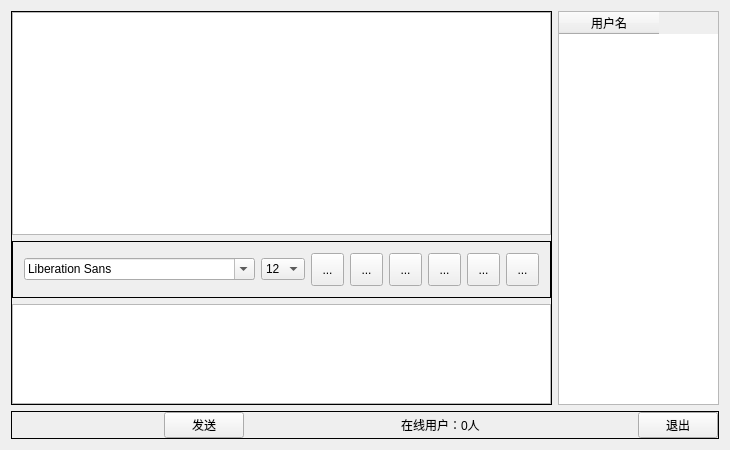
<?xml version="1.0" encoding="UTF-8"?>
<ui version="4.0">
 <class>Widget</class>
 <widget class="QWidget" name="Widget">
  <property name="geometry">
   <rect>
    <x>0</x>
    <y>0</y>
    <width>730</width>
    <height>450</height>
   </rect>
  </property>
  <property name="windowTitle">
   <string>Widget</string>
  </property>
  <layout class="QVBoxLayout" name="verticalLayout_5">
   <item>
    <widget class="QWidget" name="widget_6" native="true">
     <layout class="QVBoxLayout" name="verticalLayout_4">
      <property name="leftMargin">
       <number>0</number>
      </property>
      <property name="topMargin">
       <number>0</number>
      </property>
      <property name="rightMargin">
       <number>0</number>
      </property>
      <property name="bottomMargin">
       <number>0</number>
      </property>
      <item>
       <widget class="QWidget" name="widget_4" native="true">
        <layout class="QHBoxLayout" name="horizontalLayout_3">
         <property name="leftMargin">
          <number>0</number>
         </property>
         <property name="topMargin">
          <number>0</number>
         </property>
         <property name="rightMargin">
          <number>0</number>
         </property>
         <property name="bottomMargin">
          <number>0</number>
         </property>
         <item>
          <widget class="QFrame" name="frame_3">
           <property name="frameShape">
            <enum>QFrame::Box</enum>
           </property>
           <layout class="QVBoxLayout" name="verticalLayout_2">
            <property name="leftMargin">
             <number>0</number>
            </property>
            <property name="topMargin">
             <number>0</number>
            </property>
            <property name="rightMargin">
             <number>0</number>
            </property>
            <property name="bottomMargin">
             <number>0</number>
            </property>
            <item>
             <widget class="QWidget" name="widget" native="true">
              <layout class="QVBoxLayout" name="verticalLayout">
               <property name="leftMargin">
                <number>0</number>
               </property>
               <property name="topMargin">
                <number>0</number>
               </property>
               <property name="rightMargin">
                <number>0</number>
               </property>
               <property name="bottomMargin">
                <number>0</number>
               </property>
               <item>
                <widget class="QTextBrowser" name="msgBrowser"/>
               </item>
              </layout>
             </widget>
            </item>
            <item>
             <widget class="QFrame" name="frame_2">
              <property name="frameShape">
               <enum>QFrame::Box</enum>
              </property>
              <layout class="QHBoxLayout" name="horizontalLayout">
               <item>
                <widget class="QFontComboBox" name="fontCbx"/>
               </item>
               <item>
                <widget class="QComboBox" name="sizeCbx">
                 <property name="currentIndex">
                  <number>4</number>
                 </property>
                 <item>
                  <property name="text">
                   <string>8</string>
                  </property>
                 </item>
                 <item>
                  <property name="text">
                   <string>9</string>
                  </property>
                 </item>
                 <item>
                  <property name="text">
                   <string>10</string>
                  </property>
                 </item>
                 <item>
                  <property name="text">
                   <string>11</string>
                  </property>
                 </item>
                 <item>
                  <property name="text">
                   <string>12</string>
                  </property>
                 </item>
                 <item>
                  <property name="text">
                   <string>13</string>
                  </property>
                 </item>
                 <item>
                  <property name="text">
                   <string>14</string>
                  </property>
                 </item>
                 <item>
                  <property name="text">
                   <string>15</string>
                  </property>
                 </item>
                 <item>
                  <property name="text">
                   <string>16</string>
                  </property>
                 </item>
                 <item>
                  <property name="text">
                   <string>17</string>
                  </property>
                 </item>
                 <item>
                  <property name="text">
                   <string>18</string>
                  </property>
                 </item>
                 <item>
                  <property name="text">
                   <string>19</string>
                  </property>
                 </item>
                 <item>
                  <property name="text">
                   <string>20</string>
                  </property>
                 </item>
                 <item>
                  <property name="text">
                   <string>21</string>
                  </property>
                 </item>
                 <item>
                  <property name="text">
                   <string>22</string>
                  </property>
                 </item>
                </widget>
               </item>
               <item>
                <widget class="QToolButton" name="boldTBtn">
                 <property name="minimumSize">
                  <size>
                   <width>33</width>
                   <height>33</height>
                  </size>
                 </property>
                 <property name="toolTip">
                  <string>加粗</string>
                 </property>
                 <property name="text">
                  <string>...</string>
                 </property>
                 <property name="icon">
                  <iconset resource="res.qrc">
                   <normaloff>:/images/bold.png</normaloff>:/images/bold.png</iconset>
                 </property>
                 <property name="iconSize">
                  <size>
                   <width>26</width>
                   <height>26</height>
                  </size>
                 </property>
                 <property name="checkable">
                  <bool>true</bool>
                 </property>
                </widget>
               </item>
               <item>
                <widget class="QToolButton" name="italicTBtn">
                 <property name="minimumSize">
                  <size>
                   <width>33</width>
                   <height>33</height>
                  </size>
                 </property>
                 <property name="toolTip">
                  <string>倾斜</string>
                 </property>
                 <property name="text">
                  <string>...</string>
                 </property>
                 <property name="icon">
                  <iconset resource="res.qrc">
                   <normaloff>:/images/italic.png</normaloff>:/images/italic.png</iconset>
                 </property>
                 <property name="iconSize">
                  <size>
                   <width>26</width>
                   <height>26</height>
                  </size>
                 </property>
                 <property name="checkable">
                  <bool>true</bool>
                 </property>
                </widget>
               </item>
               <item>
                <widget class="QToolButton" name="underlineTbtn">
                 <property name="minimumSize">
                  <size>
                   <width>33</width>
                   <height>33</height>
                  </size>
                 </property>
                 <property name="toolTip">
                  <string>下划线</string>
                 </property>
                 <property name="text">
                  <string>...</string>
                 </property>
                 <property name="icon">
                  <iconset resource="res.qrc">
                   <normaloff>:/images/under.png</normaloff>:/images/under.png</iconset>
                 </property>
                 <property name="iconSize">
                  <size>
                   <width>26</width>
                   <height>26</height>
                  </size>
                 </property>
                 <property name="checkable">
                  <bool>true</bool>
                 </property>
                </widget>
               </item>
               <item>
                <widget class="QToolButton" name="colorTbtn">
                 <property name="minimumSize">
                  <size>
                   <width>33</width>
                   <height>33</height>
                  </size>
                 </property>
                 <property name="toolTip">
                  <string>改颜色</string>
                 </property>
                 <property name="text">
                  <string>...</string>
                 </property>
                 <property name="icon">
                  <iconset resource="res.qrc">
                   <normaloff>:/images/color.png</normaloff>:/images/color.png</iconset>
                 </property>
                 <property name="iconSize">
                  <size>
                   <width>26</width>
                   <height>26</height>
                  </size>
                 </property>
                </widget>
               </item>
               <item>
                <widget class="QToolButton" name="saveTBtn">
                 <property name="minimumSize">
                  <size>
                   <width>33</width>
                   <height>33</height>
                  </size>
                 </property>
                 <property name="toolTip">
                  <string>保存记录</string>
                 </property>
                 <property name="text">
                  <string>...</string>
                 </property>
                 <property name="icon">
                  <iconset resource="res.qrc">
                   <normaloff>:/images/save.png</normaloff>:/images/save.png</iconset>
                 </property>
                 <property name="iconSize">
                  <size>
                   <width>26</width>
                   <height>26</height>
                  </size>
                 </property>
                </widget>
               </item>
               <item>
                <widget class="QToolButton" name="clearTBtn">
                 <property name="minimumSize">
                  <size>
                   <width>33</width>
                   <height>33</height>
                  </size>
                 </property>
                 <property name="toolTip">
                  <string>清空</string>
                 </property>
                 <property name="text">
                  <string>...</string>
                 </property>
                 <property name="icon">
                  <iconset resource="res.qrc">
                   <normaloff>:/images/clear.png</normaloff>:/images/clear.png</iconset>
                 </property>
                 <property name="iconSize">
                  <size>
                   <width>26</width>
                   <height>26</height>
                  </size>
                 </property>
                </widget>
               </item>
              </layout>
             </widget>
            </item>
            <item>
             <widget class="QWidget" name="widget_2" native="true">
              <property name="maximumSize">
               <size>
                <width>16777215</width>
                <height>100</height>
               </size>
              </property>
              <layout class="QHBoxLayout" name="horizontalLayout_2">
               <property name="leftMargin">
                <number>0</number>
               </property>
               <property name="topMargin">
                <number>0</number>
               </property>
               <property name="rightMargin">
                <number>0</number>
               </property>
               <property name="bottomMargin">
                <number>0</number>
               </property>
               <item>
                <widget class="QTextEdit" name="msgTxtEdit"/>
               </item>
              </layout>
             </widget>
            </item>
           </layout>
          </widget>
         </item>
         <item>
          <widget class="QWidget" name="widget_3" native="true">
           <property name="maximumSize">
            <size>
             <width>180</width>
             <height>16777215</height>
            </size>
           </property>
           <layout class="QVBoxLayout" name="verticalLayout_3">
            <property name="leftMargin">
             <number>0</number>
            </property>
            <property name="topMargin">
             <number>0</number>
            </property>
            <property name="rightMargin">
             <number>0</number>
            </property>
            <property name="bottomMargin">
             <number>0</number>
            </property>
            <item>
             <widget class="QTableWidget" name="usrTblWidget">
              <property name="selectionMode">
               <enum>QAbstractItemView::SingleSelection</enum>
              </property>
              <property name="selectionBehavior">
               <enum>QAbstractItemView::SelectRows</enum>
              </property>
              <column>
               <property name="text">
                <string>用户名</string>
               </property>
              </column>
             </widget>
            </item>
           </layout>
          </widget>
         </item>
        </layout>
       </widget>
      </item>
      <item>
       <widget class="QFrame" name="frame_5">
        <property name="frameShape">
         <enum>QFrame::Box</enum>
        </property>
        <layout class="QHBoxLayout" name="horizontalLayout_4">
         <property name="leftMargin">
          <number>0</number>
         </property>
         <property name="topMargin">
          <number>0</number>
         </property>
         <property name="rightMargin">
          <number>0</number>
         </property>
         <property name="bottomMargin">
          <number>0</number>
         </property>
         <item>
          <spacer name="horizontalSpacer">
           <property name="orientation">
            <enum>Qt::Horizontal</enum>
           </property>
           <property name="sizeHint" stdset="0">
            <size>
             <width>40</width>
             <height>20</height>
            </size>
           </property>
          </spacer>
         </item>
         <item>
          <widget class="QPushButton" name="sendBtn">
           <property name="text">
            <string>发送</string>
           </property>
           <property name="shortcut">
            <string>Ctrl+Return</string>
           </property>
          </widget>
         </item>
         <item>
          <spacer name="horizontalSpacer_2">
           <property name="orientation">
            <enum>Qt::Horizontal</enum>
           </property>
           <property name="sizeHint" stdset="0">
            <size>
             <width>40</width>
             <height>20</height>
            </size>
           </property>
          </spacer>
         </item>
         <item>
          <widget class="QLabel" name="usrNumLbl">
           <property name="text">
            <string>在线用户：0人</string>
           </property>
          </widget>
         </item>
         <item>
          <spacer name="horizontalSpacer_3">
           <property name="orientation">
            <enum>Qt::Horizontal</enum>
           </property>
           <property name="sizeHint" stdset="0">
            <size>
             <width>40</width>
             <height>20</height>
            </size>
           </property>
          </spacer>
         </item>
         <item>
          <widget class="QPushButton" name="exitBtn">
           <property name="text">
            <string>退出</string>
           </property>
           <property name="shortcut">
            <string>Ctrl+Q</string>
           </property>
          </widget>
         </item>
        </layout>
       </widget>
      </item>
     </layout>
    </widget>
   </item>
  </layout>
 </widget>
 <layoutdefault spacing="6" margin="11"/>
 <resources>
  <include location="res.qrc"/>
 </resources>
 <connections/>
</ui>
